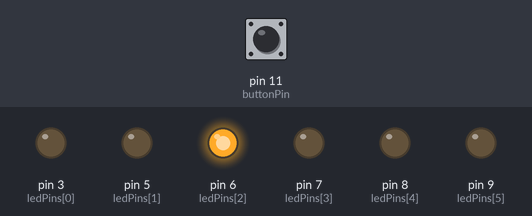
This sketch was run on a simulated Arduino Uno, built with avr-gcc and run on an emulated ATmega328P. Shown: output pins drawn as LEDs (lit = HIGH). Inputs (shaded band) come from the test bench; at power-on: pin 11 (buttonPin) LOW. Random numbers use the default seed unless the sketch sets one.

Above: at 1.2 s.
1.3 s: pin 11 (buttonPin) pulled HIGH for 0.15 s
At 1.7 s:
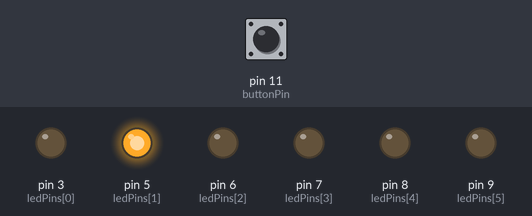
2.9 s: pin 11 (buttonPin) pulled HIGH for 1 s
At 4.1 s:
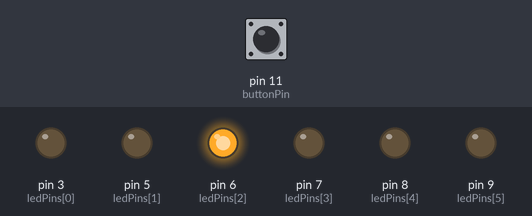
5.4 s: pin 11 (buttonPin) pulled HIGH for 0.15 s
At 6.0 s:
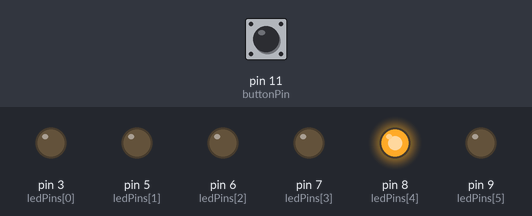
7.0 s: pin 11 (buttonPin) pulled HIGH for 3.2 s
At 8.4 s:
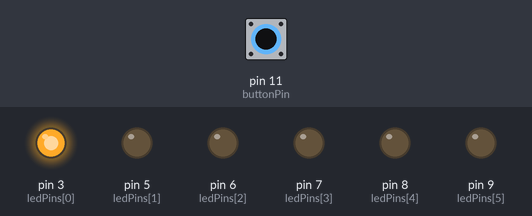
11.7 s: pin 11 (buttonPin) pulsed HIGH 5 times (0.12 s each, 0.3 s apart)
At 12.8 s:
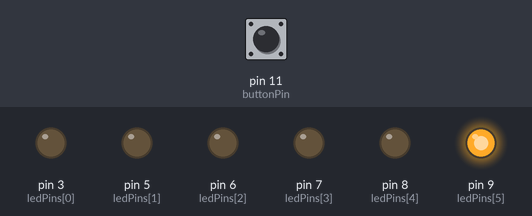
14.7 s: pin 11 (buttonPin) pulsed HIGH 2 times (0.12 s each, 0.3 s apart)
At 15.7 s:
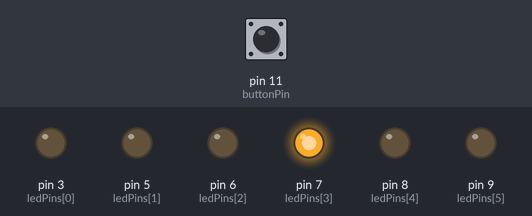
Timing chart, 0 to 17.7 s (numbered marks = the images above; inputs shaded):
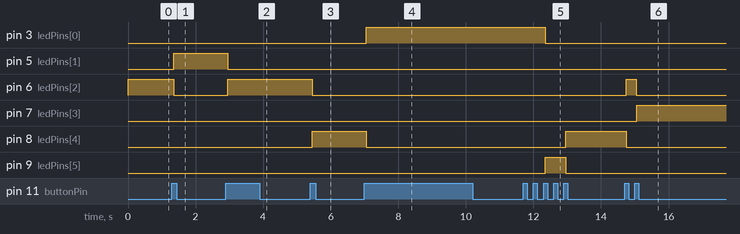

The sketch:

misc_random_led_with_button_press.ino
```cpp
//Select random LED with button press

int randomPin;
int arraySize;
int ledState = HIGH;
int buttonState;
int lastButtonState = LOW;

const int buttonPin = 11;
const int ledPins[] = {3, 5, 6, 7, 8, 9}; //pin 4 on my uno is giving odd results

unsigned long debounceDelay = 50;
unsigned long lastDebounceTime = 0;

void setup() {
  arraySize = sizeof( ledPins ) / sizeof( int );
  for (int i = 0; i < arraySize; i++) {
    pinMode(ledPins[i], OUTPUT);
  }
  pinMode(buttonPin, INPUT);
  randomSeed(analogRead(A0)); //change to an unused analog pin
  randomPin = ledPins[random(0, arraySize)];
  digitalWrite(randomPin, HIGH);
}

void loop() {
  // read the state of the switch into a local variable:
  int reading = digitalRead(buttonPin);
  // check to see if you just pressed the button
  // (i.e. the input went from LOW to HIGH), and you've waited long enough
  // since the last press to ignore any noise:
  // If the switch changed, due to noise or pressing:
  if (reading != lastButtonState) {
    // reset the debouncing timer
    lastDebounceTime = millis();
  }
  if ((millis() - lastDebounceTime) > debounceDelay) {
    // whatever the reading is at, it's been there for longer than the debounce
    // delay, so take it as the actual current state:
    // if the button state has changed:
    if (reading != buttonState) {
      buttonState = reading;
      // turn off all LEDs and select a new one
      if (buttonState == HIGH) {
        //ledState = !ledState;
        for (int i = 0; i < arraySize; i++) {
          digitalWrite(ledPins[i], LOW);
        }
        randomPin = ledPins[random(0, 6)];
      }
    }
  }
  // set the LED:
  digitalWrite(randomPin, HIGH);
  // save the reading. Next time through the loop, it'll be the lastButtonState:
  lastButtonState = reading;
}
```

Measured:
- after the input at 1.3 s, pin 5 (ledPins[1]): LOW → HIGH after 0.05 s; pin 6 (ledPins[2]): HIGH → LOW after 0.05 s
- after the input at 2.9 s, pin 5 (ledPins[1]): HIGH → LOW after 0.05 s; pin 6 (ledPins[2]): LOW → HIGH after 0.05 s
- after the input at 5.4 s, pin 6 (ledPins[2]): HIGH → LOW after 0.05 s; pin 8 (ledPins[4]): LOW → HIGH after 0.05 s
- after the input at 7.0 s, pin 3 (ledPins[0]): LOW → HIGH after 0.05 s; pin 8 (ledPins[4]): HIGH → LOW after 0.05 s
- after the input at 11.7 s, pin 3 (ledPins[0]): HIGH → LOW after 0.65 s; pin 8 (ledPins[4]): LOW → HIGH after 1.3 s; pin 9 (ledPins[5]): LOW → HIGH after 0.65 s, → LOW 0.60 s later
- after the input at 14.7 s, pin 6 (ledPins[2]): LOW → HIGH after 0.05 s, → LOW 0.30 s later; pin 7 (ledPins[3]): LOW → HIGH after 0.35 s; pin 8 (ledPins[4]): HIGH → LOW after 0.05 s
